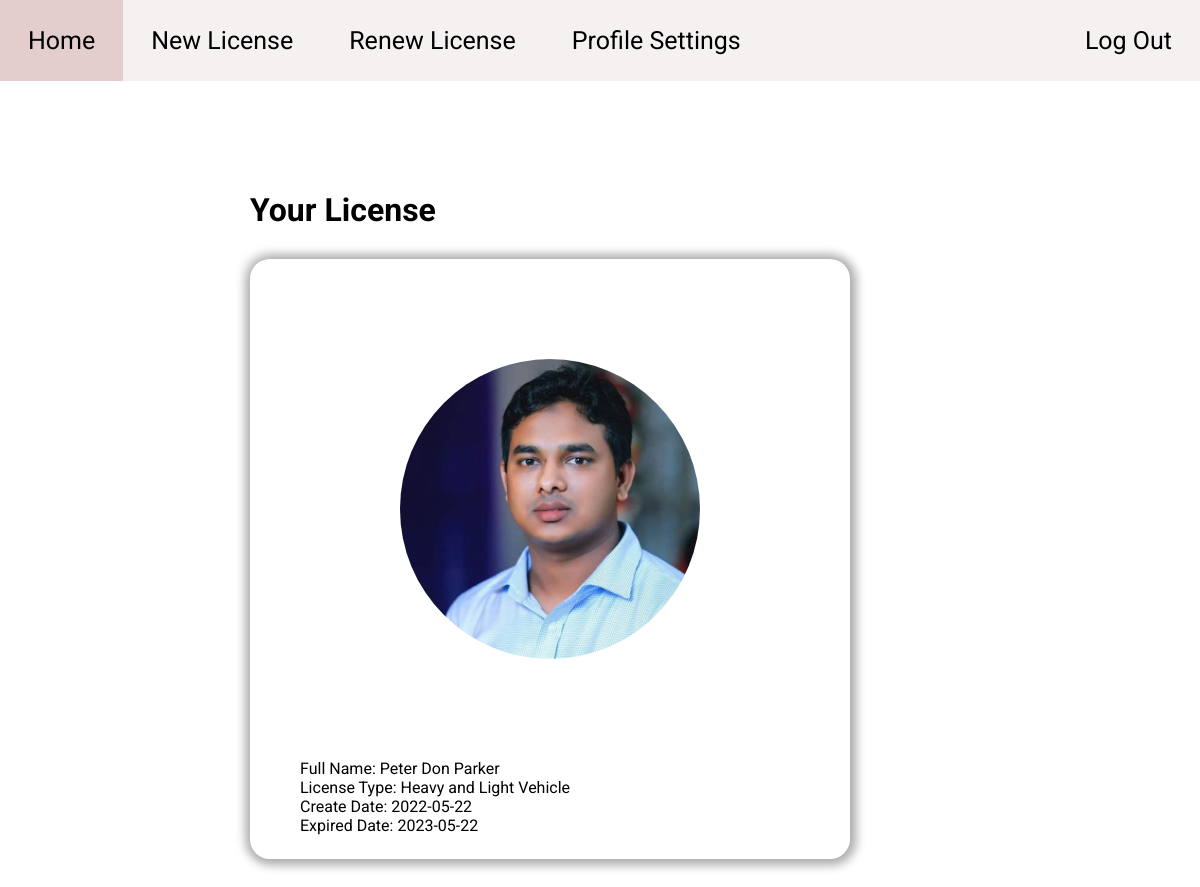
/php/user-view-license.php (signed in), run on the app's committed database.
### tables this page shows
CREATE TABLE `license` (
  `license_id` int(11) NOT NULL,
  `user_id` int(11) DEFAULT NULL,
  `user_name` varchar(100) DEFAULT NULL,
  `user_image` varchar(100) DEFAULT NULL,
  `license_type` varchar(30) DEFAULT NULL,
  `create_date` date DEFAULT NULL,
  `expired_date` date DEFAULT NULL
);

### php/user-view-license.php (the view, shortened to what this page needs)
<?php
    include "../includes/config.php";
    if(isset($_SESSION['user_id'])){
        $id = $_SESSION['user_id'];
?>
<!DOCTYPE HTML>
<html>
<head>
    <link rel = "stylesheet" type = "text/css" href = "../css/driving-school-dashboard.css"/>
    <link rel="stylesheet" href="https://cdnjs.cloudflare.com/ajax/libs/font-awesome/6.1.1/css/all.min.css" />
    <link rel = "stylesheet" type = "text/css" href = "../css/driving-school-main.css"/>
    <link rel = "stylesheet" type = "text/css" href = "../css/driving-school-package-manage.css"/>
    <link rel = "stylesheet" type = "text/css" href = "../css/user-new-license.css"/>
</head>
<body>
    <?php include '../includes/user-navigation.php'?>
    <?php
        $sql = "SELECT * FROM License WHERE user_id = '$id'";
        $result = $conn->query($sql);
        if($result->num_rows == 1){
            $data = $result->fetch_assoc();
    ?>
    <div class="container">
        <div class="add-package-container">
            <h1>Your License</h1>
            <div class="container-inner">
                <div class="center">
                    <img src="<?php echo $data['user_image'] ?>" alt="">
                </div>
                <div class="inner-text">
                    <p>Full Name: <?php echo $data['user_name'] ?></p>
                    <p>License Type: <?php echo $data['license_type'] ?></p>
                    <p>Create Date: <?php echo $data['create_date'] ?></p>
                    <p>Expired Date: <?php echo $data['expired_date'] ?></p>
                </div>
            </div>
        </div>
    </div>
    <?php
        }else{
    ?>
    <div class = "container">
        <p class="alert alert-success">You do not have a license yet. Please fill and submit a <a href="../php/user-new-license.php" class="license-view">application.</a></p>
    </div>
    <?php
        }
    ?>
</body>
</html>
<?php
    }else{
        header('Location: ./user.php');
    }
?>

### css/driving-school-main.css (style rules this page uses)
* { box-sizing: border-box; margin: 0; padding: 0; font-family: 'Roboto', sans-serif; }
.container { padding-top: 110px; padding-left: 200px; padding-right: 200px; margin-left: 50px; }

### css/driving-school-package-manage.css (style rules this page uses)
.container .add-package-container { width: 600px; }

### css/user-new-license.css (style rules this page uses)
.center img { display: block; margin: 0 auto; width: 300px; height: 300px; border-radius: 100%; }
.center { padding-bottom: 100px; }
.container-inner { margin-top: 30px; padding-top: 100px; background-color: red; height: 600px; margin-bottom: 100px; border-radius: 20px; background-color: rgba(255, 255, 255, .15); border: none; overflow: hidden; box-shadow: 2px 2px 10px 5px rgba(0,0,0,0.25), -2px -2px 10px 5px rgba(128, 125, 125, 0.22); cursor: pointer; transition: 0.4s; }
.inner-text { padding-left: 50px; }

### data on the page
license: user_image (picture), user_name "Peter Don Parker", license_type "Heavy and Light Vehicle", create_date "2022-05-22", expired_date "2023-05-22"
